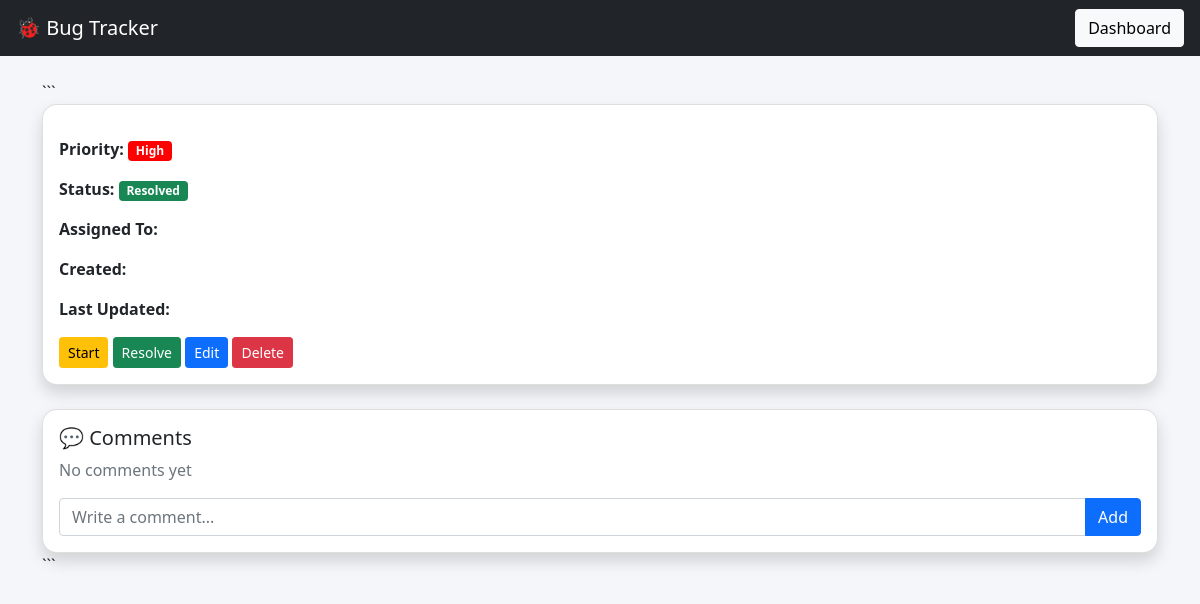
Before: /bug/1 with the older database file.
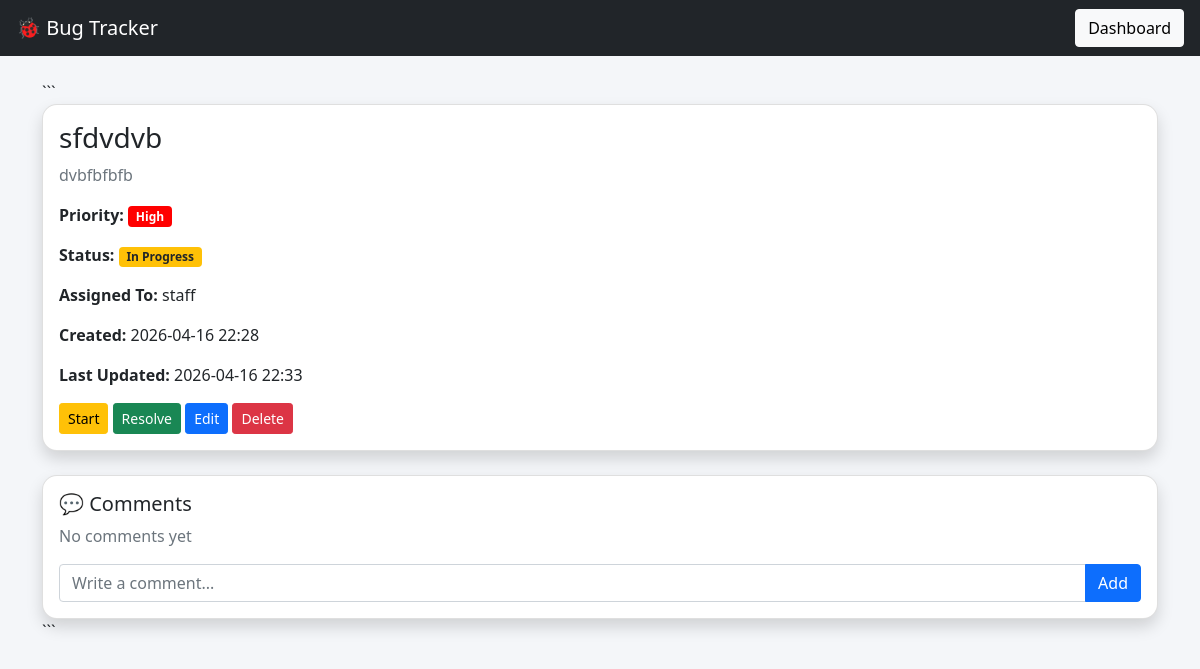
After: the same page with the newer database file.
### tables this page shows
CREATE TABLE bugs(
        id INTEGER PRIMARY KEY AUTOINCREMENT,
        title TEXT NOT NULL,
        description TEXT,
        priority TEXT CHECK(priority IN ('Low','Medium','High')) DEFAULT 'Low',
        status TEXT CHECK(status IN ('Open','In Progress','Resolved')) DEFAULT 'Open',
        assigned_to TEXT,
        created_at TEXT NOT NULL,
        updated_at TEXT NOT NULL
    );

### app.py (the view, shortened to what this page needs)
@app.route("/bug/<int:id>", methods=["GET","POST"])
def bug(id):
    con = db()
    cur = con.cursor()
    cur.execute("SELECT * FROM bugs WHERE id=?", (id,))
    bug = cur.fetchone()
    cur.execute("SELECT * FROM comments WHERE bug_id=?", (id,))
    comments = cur.fetchall()
    return render_template("view_bug.html", bug=bug, comments=comments)

### app.py (called while the page is built)
def db():
    return sqlite3.connect("database.db")

### templates/view_bug.html (shortened to what this page needs)
<!DOCTYPE html>
<html lang="en">
<head>
<link href="https://cdn.jsdelivr.net/npm/bootstrap@5.0.2/dist/css/bootstrap.min.css" rel="stylesheet">
</head>
<body>
<nav class="navbar navbar-dark bg-dark px-3">
    <span class="navbar-brand">🐞 Bug Tracker</span>
    <a href="/dashboard" class="btn btn-light">Dashboard</a>
</nav>
<div class="container mt-4">
```
<div class="card shadow mb-4">
    <div class="card-body">
        <h3>{{bug[1]}}</h3>
        <p class="text-muted">{{bug[2]}}</p>
        <p>
            <strong>Priority:</strong>
            {% if bug[3] == 'Low' %}
                <span class="badge badge-low">Low</span>
            {% elif bug[3] == 'Medium' %}
                <span class="badge badge-medium">Medium</span>
            {% else %}
                <span class="badge badge-high">High</span>
            {% endif %}
        </p>
        <p>
            <strong>Status:</strong>
            {% if bug[4] == 'Open' %}
                <span class="badge bg-secondary">Open</span>
            {% elif bug[4] == 'In Progress' %}
                <span class="badge bg-warning text-dark">In Progress</span>
            {% else %}
                <span class="badge bg-success">Resolved</span>
            {% endif %}
        </p>
        <p><strong>Assigned To:</strong> {{bug[5]}}</p>
        <p><strong>Created:</strong> {{bug[6]}}</p>
        <p><strong>Last Updated:</strong> {{bug[7]}}</p>
        <div class="mt-3">
            <a href="/update/{{bug[0]}}/In Progress" class="btn btn-warning btn-sm">Start</a>
            <a href="/update/{{bug[0]}}/Resolved" class="btn btn-success btn-sm">Resolve</a>
            <a href="/edit/{{bug[0]}}" class="btn btn-primary btn-sm">Edit</a>
            <a href="/delete/{{bug[0]}}" onclick="return confirmDelete()" class="btn btn-danger btn-sm">Delete</a>
        </div>
    </div>
</div>
<div class="card shadow">
    <div class="card-body">
        <h5>💬 Comments</h5>
        {% if comments %}
            {% for c in comments %}
                <div class="border p-2 mb-2 rounded">
                    <strong>{{c[2]}}</strong>
                    <small class="text-muted float-end">{{c[4]}}</small>
                    <p class="mb-0">{{c[3]}}</p>
                </div>
            {% endfor %}
        {% else %}
            <p class="text-muted">No comments yet</p>
        {% endif %}
        <form method="POST" class="mt-3">
            <div class="input-group">
                <input name="comment" class="form-control" placeholder="Write a comment..." required>
                <button class="btn btn-primary">Add</button>
            </div>
        </form>
    </div>
</div>
```
</div>
</body>
</html>

Changed rows visible on the page:
added bugs: title "sfdvdvb", description "dvbfbfbfb", assigned_to "staff", created_at "2026-04-16 22:28", updated_at "2026-04-16 22:33"
Other visible differences:
text no longer shown: "Resolved"
text now shown: "In Progress"
